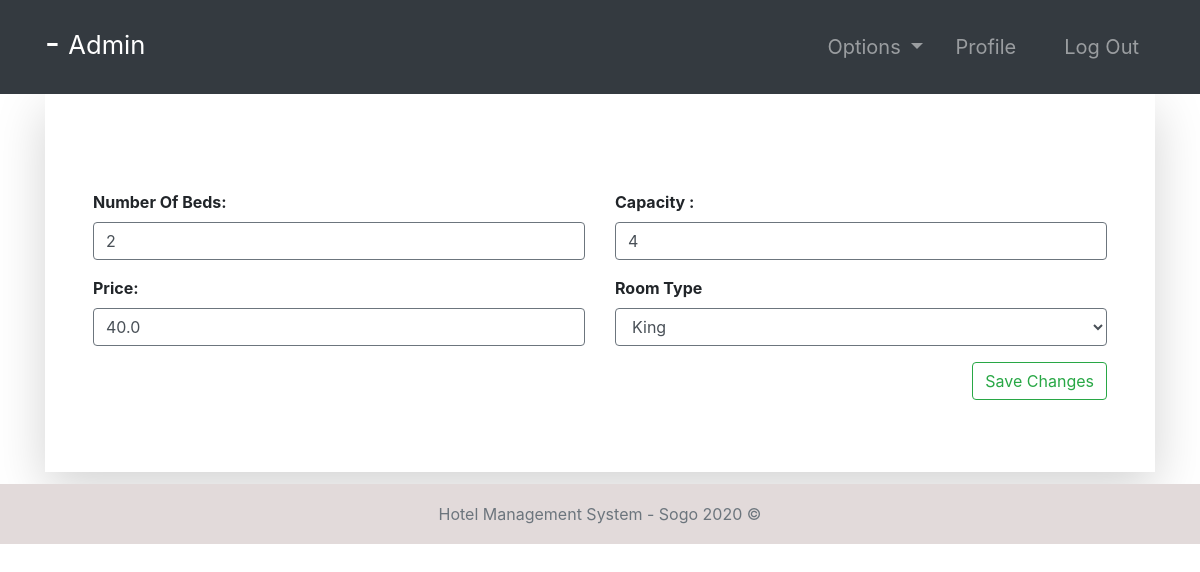
Screenshot of /room-edit/2/ (signed in) with the database file from the repository.
### room/models.py (models this page shows, shortened)
class Room(models.Model):
    ROOM_TYPES = (
        ('King', 'King'),
        ('Luxury', 'Luxury'),
        ('Normal', 'Normal'),
        ('Economic', 'Economic'),
    )
    number = models.IntegerField(primary_key=True)
    capacity = models.SmallIntegerField()
    numberOfBeds = models.SmallIntegerField()
    roomType = models.CharField(max_length=20, choices=ROOM_TYPES)
    price = models.FloatField()
    statusStartDate = models.DateField(null=True)
    statusEndDate = models.DateField(null=True)

### room/views.py (the view)
# urls.py: path('room-edit/<str:pk>/', room_edit, name="room-edit"),
@login_required(login_url='login')
def room_edit(request, pk):
    role = str(request.user.groups.all()[0])
    path = role + "/"
    room = Room.objects.get(number=pk)
    form1 = editRoom(instance=room)
    context = {
        "role": role,
        "room": room,
        "form1": form1
    }
    if request.method == 'POST':
        form1 = editRoom(request.POST, instance=room)
        if form1.is_valid():
            form1.save()
            return redirect("room-profile", id=room.number)
    return render(request, path + "room-edit.html", context)

### room/forms.py
class editRoom(ModelForm):
    class Meta:
        model = Room
        fields = ["capacity", "numberOfBeds", "roomType", "price"]

### Templates/admin/room-edit.html
{% extends '../index.html' %}
{% block context %}
{% include '../common_pages/room-edit.html' %}
{% endblock %}

### Templates/incs/nav.html (shortened to what this page needs)
<nav class="navbar navbar-dark bg-dark navbar-expand-lg py-3 " role="navigation">
    <div class="container">
        <a href="" class="navbar-brand">
            <h2 class="text-capitalize">
                {{ request.user.first_name }} {{ request.user.last_name }} -
                <small>
                    {{ role }}
                </small>
            </h2>
        </a>
        <div class="collapse navbar-collapse" id="navbarTags">
            <ul class="navbar-nav ml-auto">
                <li class="nav-item dropdown p-2">
                    <a class="nav-link dropdown-toggle" href="#" id="navbarDropdown" role="button"
                        data-toggle="dropdown" aria-haspopup="true" aria-expanded="false">
                        Options
                    </a>
                </li>
                <li class="nav-item mr-3 p-2">
                    {% if role == 'staff' or role == 'receptionist' or role == 'admin' or role == 'manager' %}
                    <a href="{% url 'employee-profile' user.id %}" class="nav-link">Profile</a>
                    {% endif %}
                </li>
                <li class="nav-item p-2 ">
                    <a href="{% url 'logout' %}" class="nav-link">Log Out</a>
                </li>
            </ul>
        </div>
    </div>
</nav>

### Templates/common_pages/room-edit.html (shortened to what this page needs)
<div class="container">
    <div class="shadow-lg p-5">
        <form action="" method="POST">
            <div class="row mt-5">
                <div class="col-6">
                    <div class="form-group">
                        <label for="item-quantity"><b>Number Of Beds: </b></label>
                        <input type="number" min="0" class="form-control border border-secondary"
                            value="{{room.numberOfBeds}}" id="id_numberOfBeds" name="numberOfBeds">
                    </div>
                    <div class="form-group">
                        <label for="item-quantity"><b>Price: </b></label>
                        <input type="number" min="0" step="0.01" class="form-control border border-secondary"
                            value="{{room.price}}" id="id_price" name="price">
                    </div>
                </div>
                <div class="col-6">
                    <div class="form-group ">
                        <label for="item-type"><b>Capacity : </b></label>
                        <input type="number" min="1" class="form-control border border-secondary"
                            value="{{room.capacity}}" id="id_capacity" name="capacity">
                    </div>
                    <div class="form-group">
                        <label for="item-quantity"><b>Room Type</b></label>
                        <select name="roomType" required="" id="id_roomType"
                            class="form-control border border-secondary">
                            <option value="King" {% if room.roomType == 'King' %} selected {% endif %}>King</option>
                        </select>
                    </div>
                    <button type="submit" name="submit" class="btn btn-outline-success float-right">Save
                        Changes</button>
                </div>
            </div>
        </form>
        <br>
    </div>
</div>

### static/css/main.css (style rules this page uses)
* { margin: 0; padding: 0; -webkit-font-smoothing: antialiased; }
body { position: relative; }
nav .nav-item { font-size: 20px; }

### rows the page displays
Room: numberOfBeds "2", price "40.0", capacity "4", roomType "King"

### other values shown
{{ role }} "Admin"
